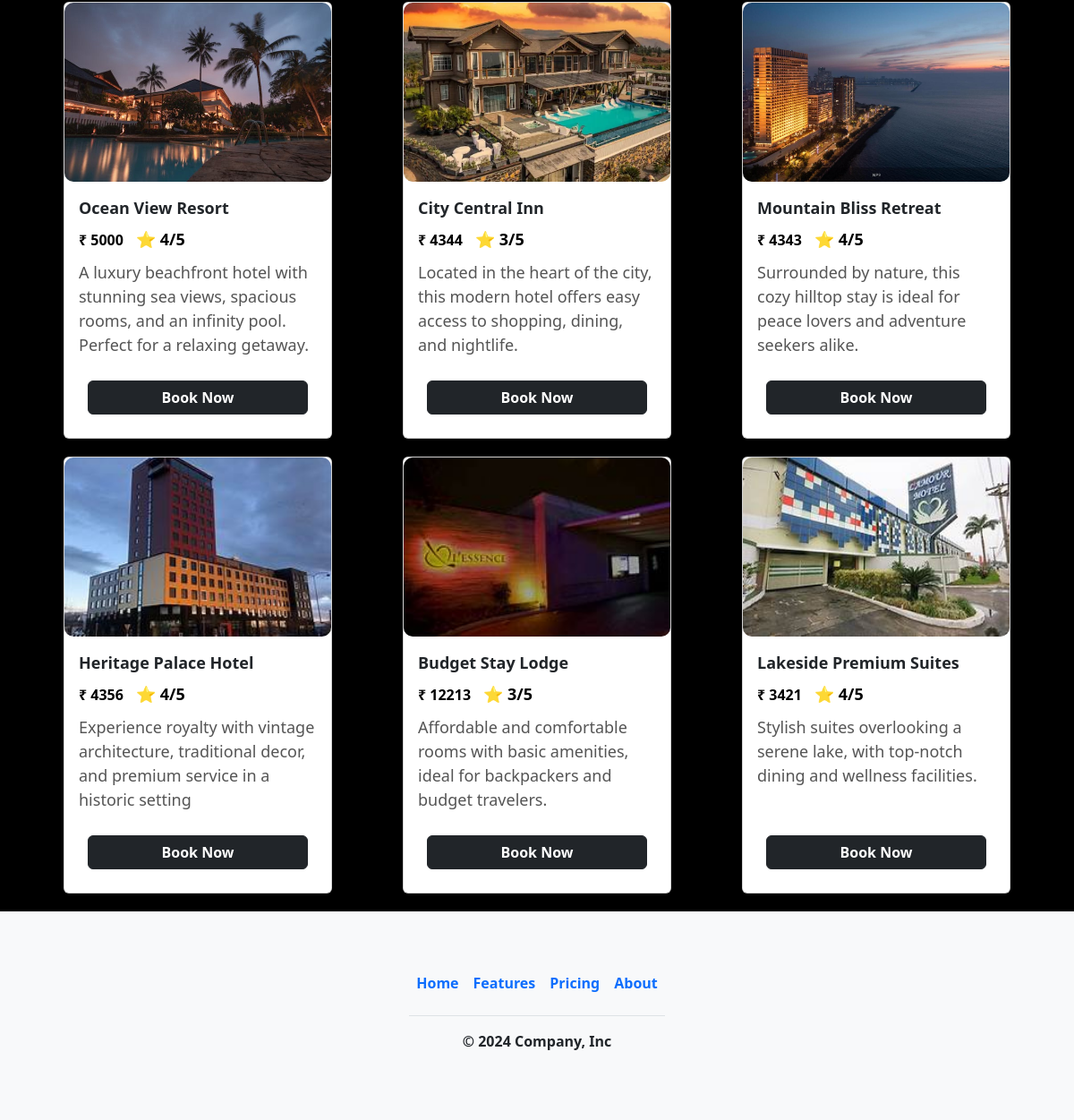
The page /Dashboard/ (lower part) on the database as committed earlier.
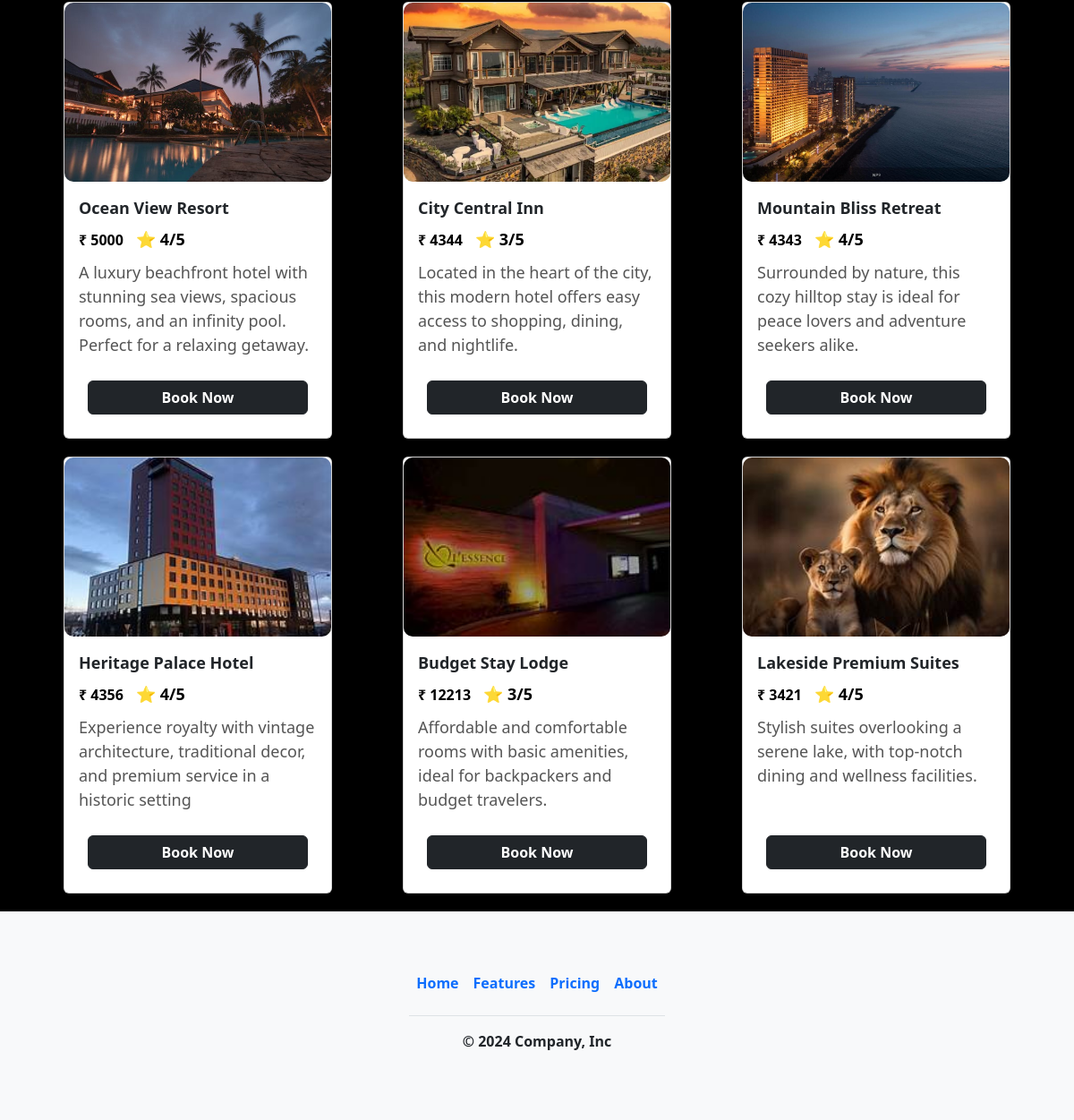
The same page on the database as committed later.
### HotelList/models.py (models this page shows)
class HotelList(models.Model):
    image=models.ImageField()
    header=models.CharField(max_length=100)
    price=models.IntegerField()
    rating=models.IntegerField()
    facility=models.CharField(max_length=200)
    des=models.TextField(max_length=500)

### ProjectAsh/views.py (the view)
# urls.py: path('Dashboard/',Dashboard),
def Dashboard(request):
    hotel = HotelList.objects.all()
    carasoul = Carasoul.objects.all()
    total_hotels = hotel.count()
    total_bookings = BookHotel.objects.count()
    avg_rating = 0
    if total_hotels:
        avg_rating = int(sum(h.rating for h in hotel) / total_hotels)
    return render(request, "Dashboard.html", {
        "hotel": hotel,
        "carasoul": carasoul,
        "total_hotels": total_hotels,
        "total_bookings": total_bookings,
        "avg_rating": avg_rating,
    })

### templates/Dashboard.html (shortened to what this page needs)
{%load static%} {%include 'Header.html'%}
<!DOCTYPE html>
<html lang="en">
  <head>
    <link rel="stylesheet" href="{% static '' %}" />
  </head>
  <body>
    <div class="container-fluid">
      {% for h in hotel %}
      <div class="card developer-card">
        <img src="/media/{{ h.image }}" alt="Hotel Image" />
        <div class="card-body">
          <p class="card-title">{{ h.header }}</p>
          <div>
            <span class="card-price">₹ {{ h.price }}</span>
            <span class="card-rating">⭐ {{ h.rating }}/5</span>
          </div>
          <p class="card-facility">{{ h.des }}</p>
          <div class="bottom">
            <a href="/BookNow" style="text-decoration: none">
              <button class="btn btn-dark">Book Now</button>
            </a>
          </div>
        </div>
      </div>
      {% endfor %}
    </div>
  </body>
</html>
{%include 'Footer.html'%}

Rows that differ between the two databases and show on the page:
changed HotelList "Lakeside Premium Suites": image: a different picture
